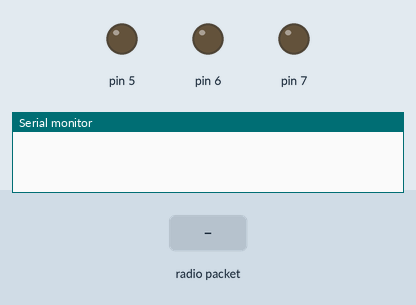
This sketch was run on a simulated Arduino Uno, built with avr-gcc and run on an emulated ATmega328P. Parts: output pins drawn as LEDs (lit = HIGH), the last lines printed to the serial monitor. The inputs (shaded band) are chosen by the test bench. No radio packets arrive unless stated.

Above: at 1.2 s.
1.3 s: radio packet "1" arrives
At 2.0 s:
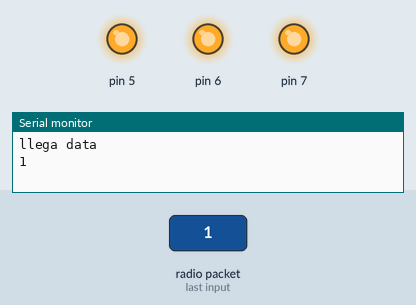
Timing chart, 0 to 4.3 s (numbered marks = the images above; inputs shaded):
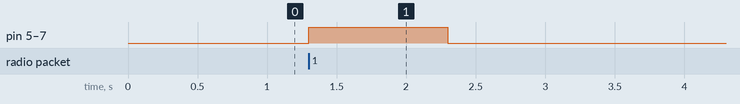

Measured:
- after the input at 1.3 s, pin 5–7: LOW → HIGH at once, → LOW 1.0 s later

The sketch:

pruebaRecepcion.ino
```cpp
#include <nRF24L01.h>
#include <RF24.h>
#include <RF24_config.h>
#include <SPI.h>

const int pinCE = 9;
const int pinCSN = 10;
RF24 radio(pinCE, pinCSN);

// Single radio pipe address for the 2 nodes to communicate.
const uint64_t pipe = 0xE8E8F0F0E1LL;

char data[16];

void setup(void)
{
   Serial.begin(9600);
   radio.begin();
   radio.openReadingPipe(1,pipe);
   pinMode(5, OUTPUT);
   pinMode(6, OUTPUT);
   pinMode(7, OUTPUT);
   radio.startListening();
}

void loop(void)
{
   if (radio.available())
   {
      radio.read(data, sizeof data);
      Serial.println("llega data");
      Serial.println(data);
      digitalWrite(5, HIGH);
      digitalWrite(6, HIGH);
      digitalWrite(7, HIGH);
      delay(1000);
      digitalWrite(5, LOW);
      digitalWrite(6, LOW);
      digitalWrite(7, LOW);
      delay(1000);
   }
}
```
